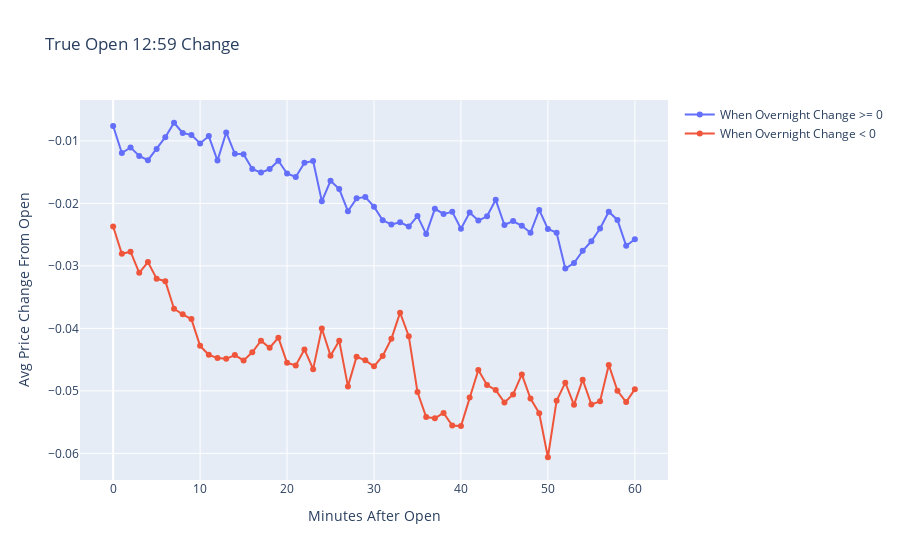

Here is the notebook cell this chart was saved with:
### Code cell
fig1 = generate_figure(
  intraday_price_changes_split_df=true_open_twelve_fifty_nine_intraday_average_changes_df,
  fig_title='True Open 12:59 Change'
  )
fig1.show()
